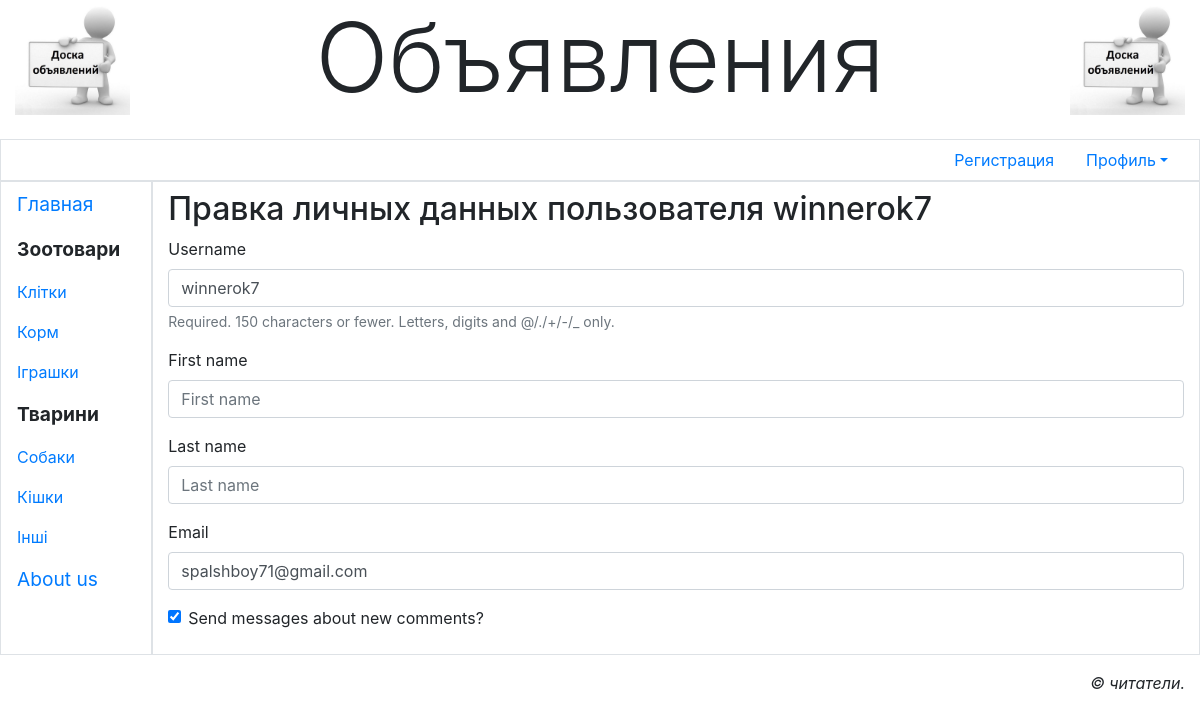
Page /accounts/info/ (signed in) on the committed database.
### main/models.py (models this page shows, shortened)
class Heading(models.Model):
    name = models.CharField(max_length=30,db_index=True,unique=True,verbose_name='Name')
    order = models.SmallIntegerField(default=0,db_index=True,verbose_name='Order')
    super_heading = models.ForeignKey('SuperHeading',on_delete=models.PROTECT,null=True,blank=True,verbose_name='Main Heading')

class CmnUser(AbstractUser):
    is_activated = models.BooleanField(default=True,db_index=True,verbose_name='Is you activated?')
    alert_message = models.BooleanField(default=True, verbose_name='Send messages about new comments?')
    class Meta(AbstractUser.Meta):
        pass

### main/views.py (the view)
# urls.py: path('accounts/info/',UserInfo.as_view(), name='change_info'),
class UserInfo(SuccessMessageMixin, LoginRequiredMixin, UpdateView):
    model = CmnUser
    template_name = 'main/info.html'
    form_class = UserInfoChange
    success_url = reverse_lazy('main:profile')
    success_message = 'Info was changed'
    def setup(self, request, *args, **kwargs):
        self.user_id = request.user.pk
        return super().setup(request,*args,**kwargs)
    def get_object(self, queryset=None):
        if not queryset:
            queryset = self.get_queryset()
        return get_object_or_404(queryset,pk=self.user_id)

### main/forms.py
class UserInfoChange(forms.ModelForm):
    email = forms.EmailField(required=True, label='Email')
    class Meta:
        model = CmnUser
        fields = ('username','first_name','last_name','email','alert_message')

### main/models.py (called while the page is built)
    def get_queryset(self):
        return super().get_queryset().filter(super_heading__isnull=False)

### main/templates/main/info.html (shortened to what this page needs)
{% extends "layout/basic.html" %}
{% load bootstrap4 %}
{% block content %}
<h2>Правка личных данных пользователя {{ user.username }}</h2>
<form method="post">
    {% bootstrap_form form layout='horizontal' %}
</form>
{% endblock %}

### main/templates/layout/basic.html (shortened to what this page needs)
{% load bootstrap4 %}
{% load static %}
<!DOCTYPE html>
<html lang="en">
    <head>
        {% bootstrap_css %}
        <link rel="stylesheet" type="text/css"
        href="{% static 'main/style.css' %}">
    </head>
    <body class="container-fluid">
        <header class="mb-4">
            <h1 class="display-1 text-center">Объявления</h1>
        </header>
        <div class="row">
            <ul class="col nav justify-content-end border">
                <li class="nav-item"><a class="nav-link"
                href="{% url 'main:register' %}">Регистрация</a></li>
                {% if user.is_authenticated %}
                <li class="nav-item dropdown">
                    <a class="nav-link dropdown-toggle" data-toggle="dropdown"
                    href="#" role="button" aria-haspopup="true"
                    aria-expanded="false">Профиль</a>
                </li>
                {% else %}
                <li class="nav-item"><a class="nav-link" href="{% url 'main:login' %}">Вход</a></li>
                {% endif %}
            </ul>
        </div>
        <div class="row">
            <nav class="col-md-auto nav flex-column border">
                <a class="nav-link root"
                href="{% url 'main:index' %}">Главная</a>
                {% for heading in headings %}
                {% ifchanged heading.super_heading.pk %}
                <span class="nav-link root font-weight-bold">
                    {{ heading.super_heading.name }}
                </span>
                {% endifchanged %}
                    <a class="nav-link" href="{% url 'main:by_heading' pk=heading.pk %}">{{ heading.name }}</a>
                {% endfor %}
                <a class="nav-link root" href="{% url 'main:other' page='about' %}">About us</a>
            </nav>
            <section class="col border py-2">
                {% block content %}
                {% endblock %}
            </section>
        </div>
        <footer class="mt-3">
            <p class="text-right font-italic">&copy; читатели.</p>
        </footer>
    </body>
</html>

### main/static/main/style.css (style rules this page uses)
header h1 { background: url("bg.jpg") left / auto 100% no-repeat, url( "bg.jpg") right / auto 100% no-repeat; }
.root { font-size : larger; }

### rows in the picture
Heading: super_heading.name "Зоотовари", name "Клітки"
Heading: name "Корм"
Heading: name "Іграшки"
Heading: super_heading.name "Тварини", name "Собаки"
Heading: name "Кішки"
Heading: name "Інші"
CmnUser: username "winnerok7", email "spalshboy71@gmail.com", alert_message "☑"
